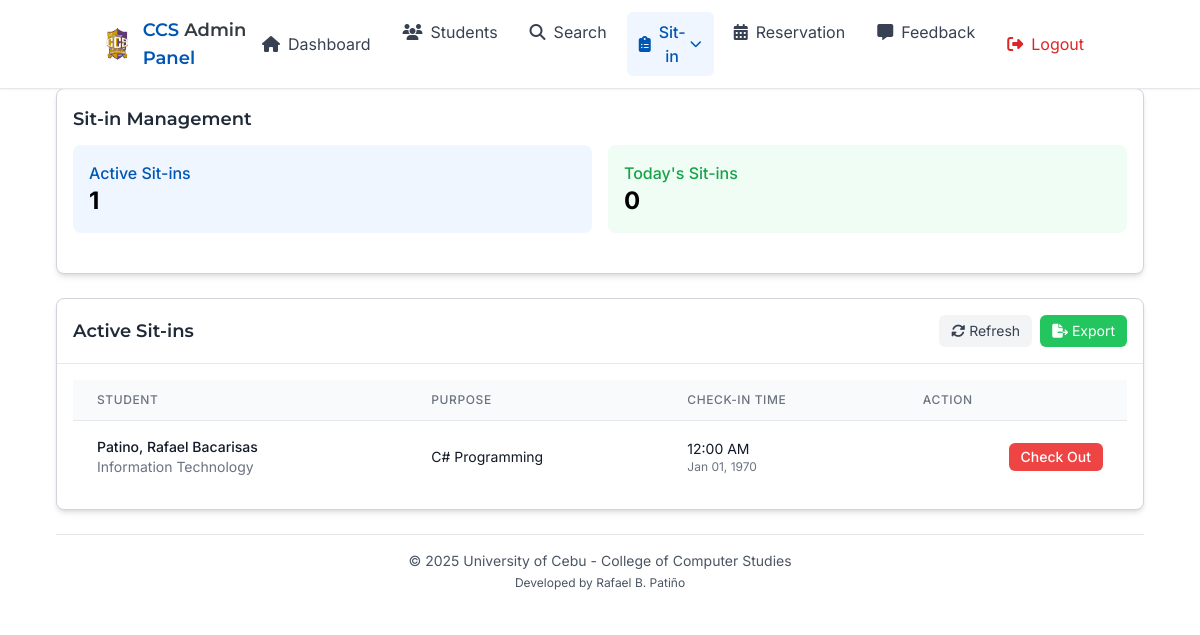
Page /pages/admin/sit-inManage.php (signed in) on the earlier database version.
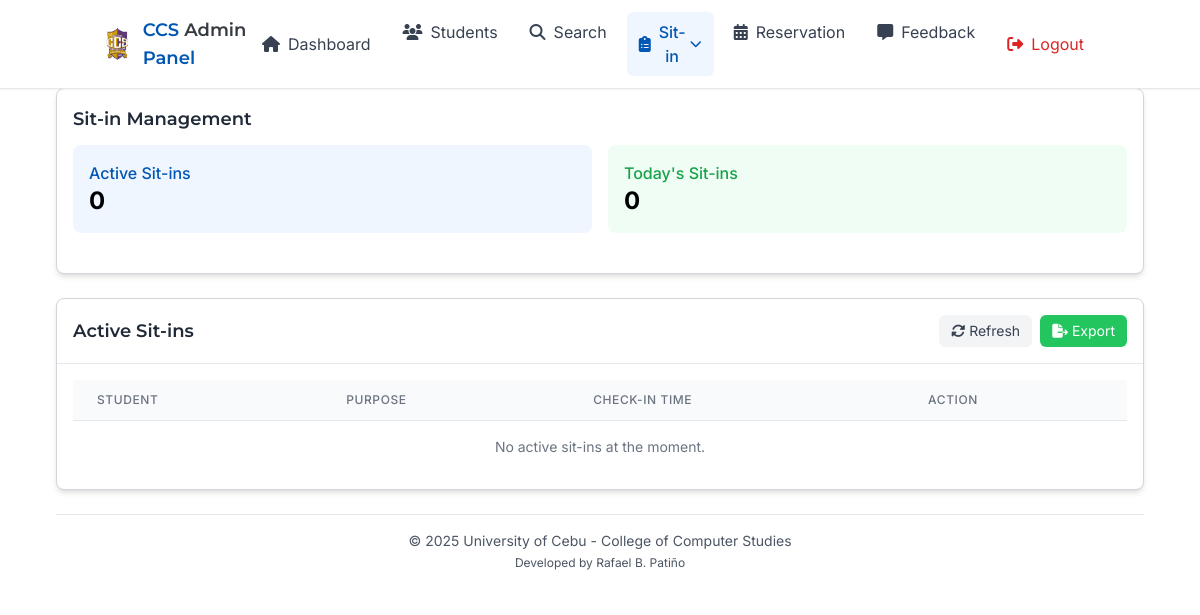
Same page on the later database version.
### tables this page shows
CREATE TABLE `users` (
  `id` int(11) NOT NULL,
  `idno` varchar(100) NOT NULL,
  `lastname` varchar(100) NOT NULL,
  `firstname` varchar(100) NOT NULL,
  `midname` varchar(100) DEFAULT NULL,
  `course` enum('Computer Science','Information Technology') NOT NULL,
  `year_level` enum('First year','Second year','Third year','Fourth year') NOT NULL,
  `email` varchar(255) NOT NULL,
  `address` varchar(255) NOT NULL,
  `username` varchar(50) NOT NULL,
  `sessionno` int(11) DEFAULT NULL,
  `password_hash` varchar(255) NOT NULL,
  `created_at` timestamp NOT NULL DEFAULT current_timestamp()
);

CREATE TABLE `sit_ins` (
  `student_id` VARCHAR(100) NOT NULL,
  `laboratory` VARCHAR(250) NOT NULL,
  `purpose` VARCHAR(255) NOT NULL,
  `check_in_date` DATE NOT NULL,
  `check_in_time` TIME NOT NULL,
  `check_out_time` TIME DEFAULT NULL
);

### pages/admin/sit-inManage.php (the view, shortened to what the changed rows need)
<?php
include('../../conn/db.php');
$sql = "SELECT COUNT(*) AS count FROM sit_ins WHERE check_out_time IS NULL";
$result = $conn->query($sql);
$active_count = $result->fetch_assoc()['count'];
$sql = "SELECT idno, lastname, firstname, purpose, check_in_time, check_in_date, midname, course, year_level FROM users JOIN sit_ins ON idno = student_id WHERE check_out_time IS NULL";
$result = $conn->query($sql);
$active_sit_ins = $result->fetch_all(MYSQLI_ASSOC);
?>
<!DOCTYPE html>
<html lang="en">
<head>
    <script src="https://cdn.tailwindcss.com"></script>
    <link rel="stylesheet" href="../../public/css/all.css">
</head>
<body>
    <div class="pt-16 px-4 md:px-6 lg:px-8 container mx-auto max-w-6xl">
        <div class="py-6">
            <div class="grid grid-cols-1 grid-rows-0 gap-4 mb-6">
                <div class="bg-white rounded-lg border border-gray-300 shadow-md hover:shadow-xl transition-shadow duration-300 p-4">
                    <h2 class="text-lg font-semibold heading-font text-gray-800 mb-3">Sit-in Management</h2>
                    <div class="grid grid-cols-1 md:grid-cols-2 gap-4 mb-6">
                        <div class="bg-blue-50 p-4 rounded-lg">
                            <h3 class="font-medium text-primary">Active Sit-ins</h3>
                            <p class="text-2xl font-bold"><?php echo $active_count; ?></p>
                        </div>
                    </div>
                </div>
            </div>
            <div class="md:col-span-2 bg-white rounded-lg border border-gray-300 shadow-md hover:shadow-xl transition-shadow duration-300">
                <div class="border-b border-gray-200 p-4 flex justify-between items-center">
                    <h2 class="heading-font text-lg font-semibold text-gray-800">Active Sit-ins</h2>
                </div>
                <div class="p-4">
                    <div class="overflow-x-auto">
                        <table class="min-w-full divide-y divide-gray-200">
                            <thead class="bg-gray-50">
                                <tr>
                                    <th scope="col" class="px-6 py-3 text-left text-xs font-medium text-gray-500 uppercase tracking-wider">Student</th>
                                    <th scope="col" class="px-6 py-3 text-left text-xs font-medium text-gray-500 uppercase tracking-wider">Purpose</th>
                                    <th scope="col" class="px-6 py-3 text-left text-xs font-medium text-gray-500 uppercase tracking-wider">Check-in Time</th>
                                    <th scope="col" class="px-6 py-3 text-left text-xs font-medium text-gray-500 uppercase tracking-wider">Action</th>
                                </tr>
                            </thead>
                            <tbody class="bg-white divide-y divide-gray-200" id="activeSitInsList">
                                <?php if (empty($active_sit_ins)): ?>
                                <tr>
                                    <td colspan="6" class="px-6 py-4 text-center text-sm text-gray-500">
                                        No active sit-ins at the moment.
                                    </td>
                                </tr>
                                <?php else: ?>
                                    <?php foreach ($active_sit_ins as $sit_in): ?>
                                    <tr>
                                        <td class="px-6 py-4 whitespace-nowrap">
                                            <div class="flex items-center">
                                                <div>
                                                    <div class="text-sm font-medium text-gray-900">
                                                        <?php echo htmlspecialchars($sit_in['lastname'] . ', ' . $sit_in['firstname'] . ' ' . $sit_in['midname']); ?>
                                                    </div>
                                                    <div class="text-sm text-gray-500">
                                                        <?php echo htmlspecialchars($sit_in['course']); ?>
                                                    </div>
                                                </div>
                                            </div>
                                        </td>
                                        <td class="px-6 py-4 whitespace-nowrap">
                                            <div class="text-sm text-gray-900"><?php echo htmlspecialchars($sit_in['purpose']); ?></div>
                                        </td>
                                        <td class="px-6 py-4 whitespace-nowrap">
                                            <div class="text-sm text-gray-900"><?php echo date('h:i A', strtotime($sit_in['check_in_time'])); ?></div>
                                            <div class="text-xs text-gray-500"><?php echo date('M d, Y', strtotime($sit_in['check_in_date'])); ?></div>
                                        </td>
                                        <td class="px-6 py-4 whitespace-nowrap text-right text-sm font-medium">
                                            <form method="POST" action="" class="inline">
                                                <button type="submit" name="checkout_student" class="text-white bg-red-500 hover:bg-red-600 px-3 py-1 rounded-md transition duration-200">
                                                    Check Out
                                                </button>
                                            </form>
                                        </td>
                                    </tr>
                                    <?php endforeach; ?>
                                <?php endif; ?>
                            </tbody>
                        </table>
                    </div>
                </div>
            </div>
</body>
</html>

Differences in the rows shown:
no longer on this page (row edited): users: lastname+firstname+midname "Patino, Rafael Bacarisas", course "Information Technology", sit_ins.purpose "C# Programming", sit_ins.check_in_time "12:00 AM", sit_ins.check_in_date "Jan 01, 1970"
Other differences:
$active_count: "1" → "0"
text now shown: "No active sit-ins at the moment."
